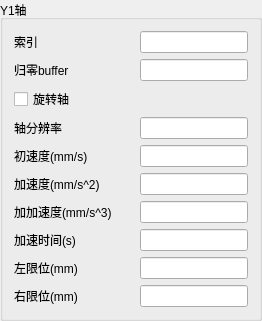
               <widget class="QGroupBox" name="groupBox_MotionControlY1">
                <property name="title">
                 <string>Y1轴</string>
                </property>
                <layout class="QFormLayout" name="formLayout_35">
                 <property name="fieldGrowthPolicy">
                  <enum>QFormLayout::AllNonFixedFieldsGrow</enum>
                 </property>
                 <item row="0" column="0">
                  <widget class="QLabel" name="label_249">
                   <property name="minimumSize">
                    <size>
                     <width>120</width>
                     <height>20</height>
                    </size>
                   </property>
                   <property name="text">
                    <string>索引</string>
                   </property>
                  </widget>
                 </item>
                 <item row="0" column="1">
                  <widget class="QLineEdit" name="lineEdit_MotionControlY1_Y1Index">
                   <property name="minimumSize">
                    <size>
                     <width>80</width>
                     <height>20</height>
                    </size>
                   </property>
                  </widget>
                 </item>
                 <item row="1" column="0">
                  <widget class="QLabel" name="label_MotionControlY1_Y1HomeBuffer">
                   <property name="minimumSize">
                    <size>
                     <width>0</width>
                     <height>20</height>
                    </size>
                   </property>
                   <property name="text">
                    <string>归零buffer</string>
                   </property>
                  </widget>
                 </item>
                 <item row="1" column="1">
                  <widget class="QLineEdit" name="lineEdit_MotionControlY1_Y1HomeBuffer">
                   <property name="minimumSize">
                    <size>
                     <width>80</width>
                     <height>20</height>
                    </size>
                   </property>
                  </widget>
                 </item>
                 <item row="2" column="0">
                  <widget class="QCheckBox" name="checkBox_MotionControlY1_Y1Rotation">
                   <property name="minimumSize">
                    <size>
                     <width>0</width>
                     <height>20</height>
                    </size>
                   </property>
                   <property name="text">
                    <string>旋转轴</string>
                   </property>
                  </widget>
                 </item>
                 <item row="3" column="0">
                  <widget class="QLabel" name="label_251">
                   <property name="minimumSize">
                    <size>
                     <width>0</width>
                     <height>20</height>
                    </size>
                   </property>
                   <property name="text">
                    <string>轴分辨率</string>
                   </property>
                  </widget>
                 </item>
                 <item row="3" column="1">
                  <widget class="QLineEdit" name="lineEdit_MotionControlY1_Y1Resolution">
                   <property name="minimumSize">
                    <size>
                     <width>80</width>
                     <height>20</height>
                    </size>
                   </property>
                  </widget>
                 </item>
                 <item row="4" column="0">
                  <widget class="QLabel" name="label_MotionControlY1_Y1StartVel">
                   <property name="minimumSize">
                    <size>
                     <width>0</width>
                     <height>20</height>
                    </size>
                   </property>
                   <property name="text">
                    <string>初速度(mm/s)</string>
                   </property>
                  </widget>
                 </item>
                 <item row="4" column="1">
                  <widget class="QLineEdit" name="lineEdit_MotionControlY1_Y1StartVel">
                   <property name="minimumSize">
                    <size>
                     <width>80</width>
                     <height>20</height>
                    </size>
                   </property>
                  </widget>
                 </item>
                 <item row="5" column="0">
                  <widget class="QLabel" name="label_MotionControlY1_Y1Acc">
                   <property name="minimumSize">
                    <size>
                     <width>0</width>
                     <height>20</height>
                    </size>
                   </property>
                   <property name="text">
                    <string>加速度(mm/s^2)</string>
                   </property>
                  </widget>
                 </item>
                 <item row="5" column="1">
                  <widget class="QLineEdit" name="lineEdit_MotionControlY1_Y1Acc">
                   <property name="minimumSize">
                    <size>
                     <width>80</width>
                     <height>20</height>
                    </size>
                   </property>
                  </widget>
                 </item>
                 <item row="6" column="0">
                  <widget class="QLabel" name="label_MotionControlY1_Y1Jerk">
                   <property name="minimumSize">
                    <size>
                     <width>0</width>
                     <height>20</height>
                    </size>
                   </property>
                   <property name="text">
                    <string>加加速度(mm/s^3)</string>
                   </property>
                  </widget>
                 </item>
                 <item row="6" column="1">
                  <widget class="QLineEdit" name="lineEdit_MotionControlY1_Y1Jerk">
                   <property name="minimumSize">
                    <size>
                     <width>80</width>
                     <height>20</height>
                    </size>
                   </property>
                  </widget>
                 </item>
                 <item row="7" column="0">
                  <widget class="QLabel" name="label_MotionControlY1_Y1Time">
                   <property name="minimumSize">
                    <size>
                     <width>0</width>
                     <height>20</height>
                    </size>
                   </property>
                   <property name="text">
                    <string>加速时间(s)</string>
                   </property>
                  </widget>
                 </item>
                 <item row="7" column="1">
                  <widget class="QLineEdit" name="lineEdit_MotionControlY1_Y1Time">
                   <property name="minimumSize">
                    <size>
                     <width>80</width>
                     <height>20</height>
                    </size>
                   </property>
                  </widget>
                 </item>
                 <item row="8" column="0">
                  <widget class="QLabel" name="label_256">
                   <property name="minimumSize">
                    <size>
                     <width>0</width>
                     <height>20</height>
                    </size>
                   </property>
                   <property name="text">
                    <string>左限位(mm)</string>
                   </property>
                  </widget>
                 </item>
                 <item row="8" column="1">
                  <widget class="QLineEdit" name="lineEdit_MotionControlY1_Y1LeftLimit">
                   <property name="minimumSize">
                    <size>
                     <width>80</width>
                     <height>20</height>
                    </size>
                   </property>
                  </widget>
                 </item>
                 <item row="9" column="0">
                  <widget class="QLabel" name="label_257">
                   <property name="minimumSize">
                    <size>
                     <width>0</width>
                     <height>20</height>
                    </size>
                   </property>
                   <property name="text">
                    <string>右限位(mm)</string>
                   </property>
                  </widget>
                 </item>
                 <item row="9" column="1">
                  <widget class="QLineEdit" name="lineEdit_MotionControlY1_Y1RightLimit">
                   <property name="minimumSize">
                    <size>
                     <width>80</width>
                     <height>20</height>
                    </size>
                   </property>
                   <property name="text">
                    <string/>
                   </property>
                  </widget>
                 </item>
                </layout>
               </widget>
